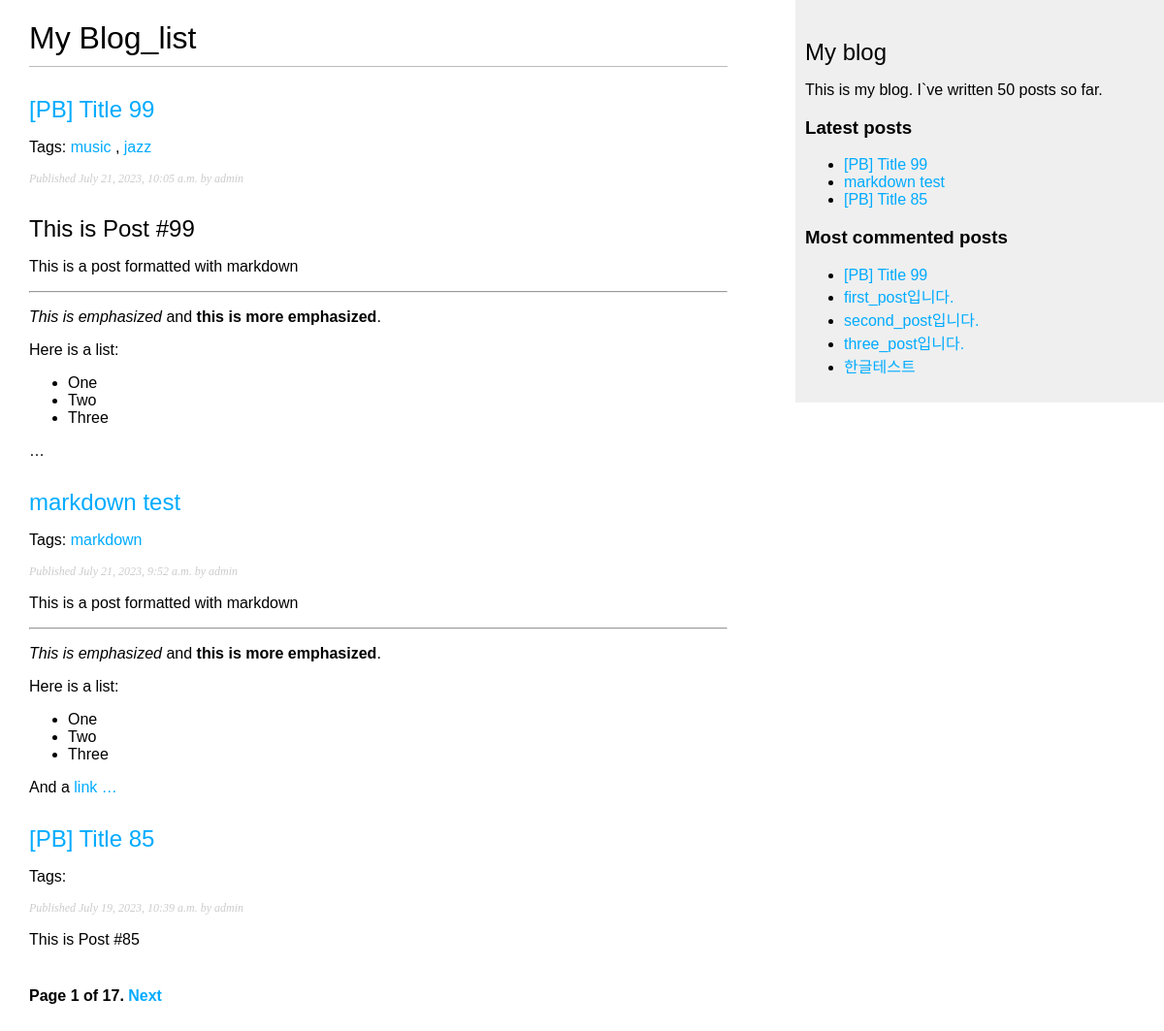
The app's page /blog/list/ with its own data.
### blog/models.py (models this page shows, shortened)
class Post(models.Model):
    class Status(models.TextChoices):
        DRAFT = 'DF', 'Draft'
        PUBLISHED = 'PB', 'Published'
    title = models.CharField(max_length=250)
    slug = models.SlugField(max_length=250, unique_for_date='publish', allow_unicode=True)
    author = models.ForeignKey(
        User,
        on_delete=models.CASCADE,
        related_name='blog_posts'
    )
    body = models.TextField()
    publish = models.DateTimeField(default=timezone.now)
    created = models.DateTimeField(auto_now_add=True)
    updated = models.DateTimeField(auto_now=True)
    status = models.CharField(
        max_length=2,
        choices=Status.choices,
        default=Status.DRAFT
    )
    tags = TaggableManager()
    objects = models.Manager()
    published = PublishedManager()
    class Meta:
        ordering = ['-publish']
        indexes = [
            models.Index(fields=['-publish']),
        ]
    def get_absolute_url(self):
        return reverse('blog:post_detail',
                       args=[self.publish.year,
                             self.publish.month,
                             self.publish.day,
                             self.slug])

### blog/views.py (the view)
# urls.py: path('list/',views.post_list, name='post_list'),
def post_list(request, tag_slug=None):
    per_page = request.GET.get('per_page', 3)
    page_number = request.GET.get('page', 1)
    post_list = Post.published.all()
    tag = None
    if tag_slug:
        tag = get_object_or_404(Tag, slug=tag_slug)
        post_list = post_list.filter(tags__in=[tag])
    paginator = Paginator(post_list, per_page, orphans=1)
    try:
        posts = paginator.page(page_number)
    except PageNotAnInteger:
        posts = paginator.page(1)
    except EmptyPage:
        posts = paginator.page(paginator.num_pages)
    return render(request, 'blog/post/list.html',
                  {'posts': posts, 'tag': tag})

### blog/models.py (called while the page is built)
    def get_queryset(self):
        return super().get_queryset().filter(status=Post.Status.PUBLISHED)

### blog/templatetags/blog_tags.py (called while the page is built)
@register.simple_tag
def total_posts():
    return Post.published.count()

@register.inclusion_tag('blog/post/latest_posts.html')
def show_latest_posts(count=5):
    latest_posts = Post.published.order_by('-publish')[:count]
    return {'latest_posts': latest_posts}

@register.simple_tag
def get_most_commented_posts(count=5):
    return Post.published.annotate(
        total_comments=Count('comments')
    ).order_by('-total_comments')[:count]

@register.filter(name='markdown')
def markdown_format(text):
    return mark_safe(markdown.markdown(text))

### blog/templates/blog/post/list.html (shortened to what this page needs)
{% extends 'blog/base.html' %}
{% load blog_tags %}
{% block content %}
    <h1>My Blog_list</h1>
    {% for post in posts %}
        <h2>
            <a href="{{ post.get_absolute_url }}">
                {{ post.title }}
            </a>
        </h2>
        <p class="tags">
            Tags:
            {% for tag in post.tags.all %}
                <a href="{% url 'blog:post_list_by_tag' tag.slug %}">
                    {{ tag.name }}
                </a>
            {% if not forloop.last %},{% endif %}
            {% endfor %}
        </p>
        <p class="date">
            Published {{ post.publish }} by {{ post.author }}
        </p>
        {{ post.body|markdown|truncatewords:30 }}
    {% endfor %}
    {% if page_obj != null %}
        {% include "pagination.html" with page=page_obj %}
    {% else %}
        {% include "pagination.html" with page=posts %}
    {% endif %}
{% endblock content %}

### blog/templates/blog/base.html (shortened to what this page needs)
{% load blog_tags %}
{% load static %}
<!doctype html>
<html lang="en">
<head>
    <link rel="stylesheet" href="{% static 'css/blog.css' %}">
</head>
<body>
<div id="content">
    {% block content %}
    {% endblock content %}
</div>
<div id="sidebar">
    <h2>My blog</h2>
    <p>
        This is my blog.
        I`ve written {% total_posts %} posts so far.
    </p>
    <h3>Latest posts</h3>
    {% show_latest_posts 3 %}
    <h3>Most commented posts</h3>
    {% get_most_commented_posts as most_commented_posts %}
    <ul>
        {% for post in most_commented_posts %}
            <li>
                <a href="{{ post.get_absolute_url }}">
                    {{ post.title }}</a>
            </li>
        {% endfor %}
    </ul>
</div>
</body>
</html>

### blog/templates/blog/post/latest_posts.html
<ul>
    {% for post in latest_posts %}
        <li>
            <a href="{{ post.get_absolute_url }}">
                {{ post.title }}
            </a>
        </li>
    {% endfor %}
</ul>

### blog/static/css/blog.css (style rules this page uses)
body { margin:0; padding:0; font-family:helvetica, sans-serif; }
a { color:#00abff; text-decoration:none; }
h1 { font-weight:normal; border-bottom:1px solid #bbb; padding:0 0 10px 0; }
h2 { font-weight:normal; margin:30px 0 0; }
#content { float:left; width:60%; padding:0 0 0 30px; }
#sidebar { float:right; width:30%; padding:10px; background:#efefef; height:100%; }
p.date { color:#ccc; font-family: georgia, serif; font-size: 12px; font-style: italic; }

### records on screen
Post: title "[PB] Title 99", publish "July 21, 2023, 10:05 a.m.", author "admin", body "This is Post #99 This is a post formatted with markdown This is emphasized and this is more emphasized . Here is a list: One Two Three …"
Tag: name "music"
Tag: name "jazz"
Post: title "markdown test", publish "July 21, 2023, 9:52 a.m.", author "admin", body "This is a post formatted with markdown This is emphasized and this is more emphasized . Here is a list: One Two Three And a link …"
Tag: name "markdown"
Post: title "[PB] Title 85", publish "July 19, 2023, 10:39 a.m.", author "admin", body "This is Post #85"
Post: title "first_post입니다."
Post: title "second_post입니다."
Post: title "three_post입니다."
Post: title "한글테스트"

### other values on screen
{{ page.number }} "1"
{{ page.paginator.num_pages }} "17"
